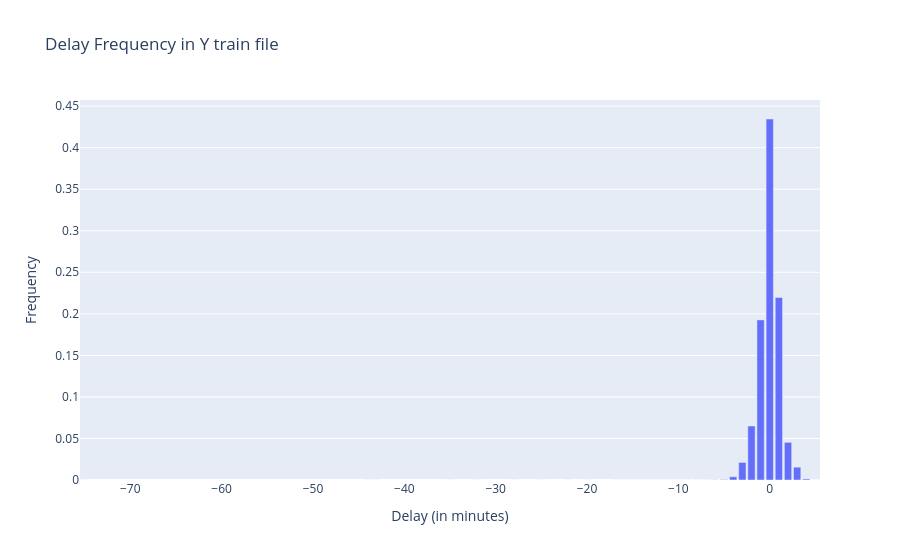

This figure's notebook cell:
### Code cell
# Get the frequency of each unique value of p0q0
target_counts = Y_train_clean.value_counts(normalize=True).sort_index()
target_df = pd.DataFrame({"p0q0": target_counts.index, "count": target_counts.values})

fig = px.bar(target_df, x="p0q0", y="count", title="Delay Frequency in Y train file",
             labels={"p0q0": "Delay (in minutes)", "count": "Frequency"})
fig.update_layout(xaxis=dict(dtick=10))
fig.show()

### Figure 1 — Plotly figure (JSON) as saved in the notebook; plotly's stock layout.template omitted (floating-point values rounded to 4 significant figures)
{"data": [{"hovertemplate": "Delay (in minutes)=%{x}<br>Frequency=%{y}<extra></extra>", "legendgroup": "", "marker": {"color": "#636efa", "pattern": {"shape": ""}}, "name": "", "orientation": "v", "showlegend": false, "textposition": "auto", "type": "bar", "x": [-75.0, -44.0, -43.0, -35.0, -32.0, -28.0, -25.0, -22.0, -20.0, -17.0, -16.0, -15.0, -14.0, -13.0, -12.0, -11.0, -10.0, -9.0, -8.0, -7.0, -6.0, -5.0, -4.0, -3.0, -2.0, -1.0, 0.0, 1.0, 2.0, 3.0, 4.0, 5.0], "xaxis": "x", "y": [1.699e-06, 1.699e-06, 1.699e-06, 1.699e-06, 1.699e-06, 1.699e-06, 1.699e-06, 1.699e-06, 1.699e-06, 1.699e-06, 5.097e-06, 1.699e-06, 1.699e-06, 6.797e-06, 1.699e-06, 5.097e-06, 1.359e-05, 2.379e-05, 4.248e-05, 7.646e-05, 0.0001767, 0.0006015, 0.003928, 0.02118, 0.06497, 0.1927, 0.4345, 0.2197, 0.04533, 0.01542, 0.001288, 3.738e-05], "yaxis": "y"}], "layout": {"barmode": "relative", "legend": {"tracegroupgap": 0}, "title": {"text": "Delay Frequency in Y train file"}, "xaxis": {"anchor": "y", "domain": [0, 1], "dtick": 10, "title": {"text": "Delay (in minutes)"}}, "yaxis": {"anchor": "x", "domain": [0, 1], "title": {"text": "Frequency"}}}}
